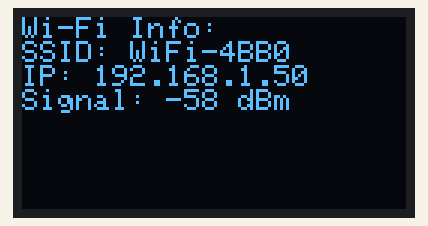
Bench run of a sketch on a simulated ESP8266 (NodeMCU). Shown: 128×64 one-colour display. WiFi joins after 1.5 s; servers stay silent unless stated; what the sketch prints to the serial monitor is not drawn.

Above: at 2.1 s.
At 7.2 s:
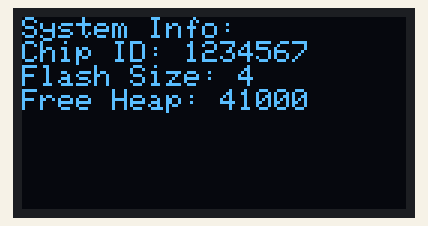
At 12.2 s:
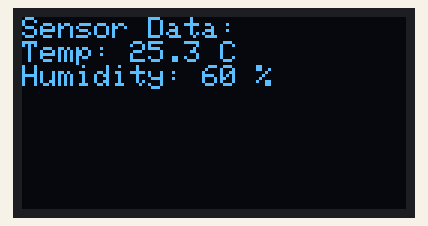

The sketch:

sketch_aug24a.ino
```cpp
#include <Wire.h>
#include <Adafruit_GFX.h>
#include <Adafruit_SSD1306.h>
#include <ESP8266WiFi.h>

#define SCREEN_WIDTH 128
#define SCREEN_HEIGHT 64

#define OLED_RESET    -1
Adafruit_SSD1306 display(SCREEN_WIDTH, SCREEN_HEIGHT, &Wire, OLED_RESET);

// Replace with your network credentials
const char* ssid = "WiFi-4BB0";
const char* password = "72539842";

const String apiKey = "96b8b154c565fc30c7c6fedc15c2b885";
const String city = "Flagstaff Hill";
const String country = "AU";
const String units = "metric";
int menuIndex = 0;

void setup() {
  Wire.begin(12, 14); // SDA, SCL
  Serial.begin(115200);


  if(!display.begin(SSD1306_SWITCHCAPVCC, 0x3C)) {
    Serial.println(F("SSD1306 allocation failed"));
    for(;;);
  }

  WiFi.begin(ssid, password);
  display.clearDisplay();
  display.setTextSize(1);
  display.setTextColor(SSD1306_WHITE);
  display.setCursor(0, 0);
  display.println(F("Connecting to Wi-Fi..."));
  display.display();

  while (WiFi.status() != WL_CONNECTED) {
    delay(1000);
    Serial.println("Connecting to Wi-Fi...");
  }
}

void loop() {
  display.clearDisplay();
  Serial.println("attempting system display");

  if (menuIndex == 0) {
    displayWiFiInfo();
  } else if (menuIndex == 1) {
    displaySystemInfo();
  } else if (menuIndex == 2) {
    displaySensorData();
  }
  display.display();

  // Simple menu navigation simulation
  delay(5000); // Wait 5 seconds before moving to the next menu
  menuIndex = (menuIndex + 1) % 3; // Cycle through 3 screens
}

void displayWiFiInfo() {
  display.clearDisplay();
  display.setTextSize(1);
  display.setCursor(0, 0);
  display.println("Wi-Fi Info:");
  display.print("SSID: ");
  display.println(WiFi.SSID());
  display.print("IP: ");
  display.println(WiFi.localIP());
  display.print("Signal: ");
  display.print(WiFi.RSSI());
  display.println(" dBm");
  display.display();
}

void displaySystemInfo() {
  display.setCursor(0, 0);
  display.println("System Info:");
  display.print("Chip ID: ");
  display.println(ESP.getChipId());
  display.print("Flash Size: ");
  display.println(ESP.getFlashChipRealSize() / 1024 / 1024);
  display.print("Free Heap: ");
  display.println(ESP.getFreeHeap());
}

void displaySensorData() {
  display.setCursor(0, 0);
  display.println("Sensor Data:");
  // Simulate some sensor data
  display.print("Temp: ");
  display.println("25.3 C");
  display.print("Humidity: ");
  display.println("60 %");
}
```

Measured:
- by itself, everything shown: repeats every 15.1 s, in 3 steps
- what the display in image 0 shows lasts 5.0 s, from 2.1 s to 7.1 s
- what the display in image 1 shows lasts 5.1 s, from 7.1 s to 12.2 s
